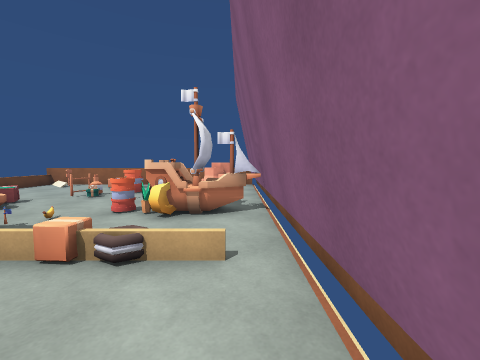
view 1 (above)

12 first-person views from a walk through a Unity game level. The camera is 1.3 m above the floor, tilts 4° down and sees 90° across. The floor is counted in squares, 1 m on a side. Each view is taken from the middle of a square. On the plan, view 1 faces up. The plan holds only what a view shows up to about 12 squares ahead; the rest is blank. Some surface patterns are stand-ins.

view 2
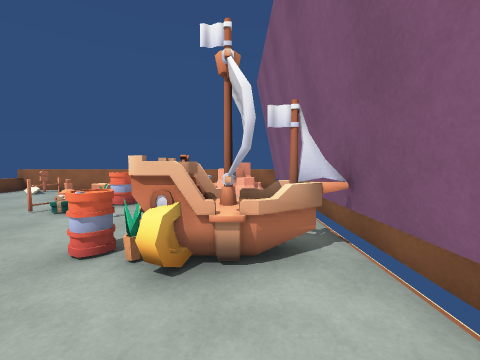

view 3
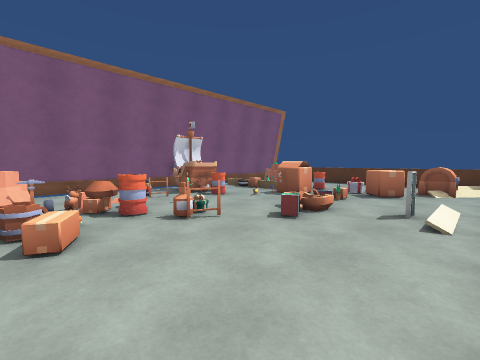

view 4
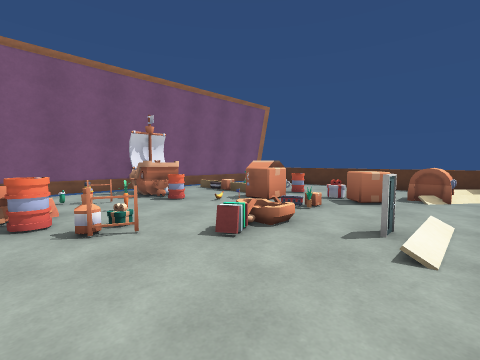

view 5
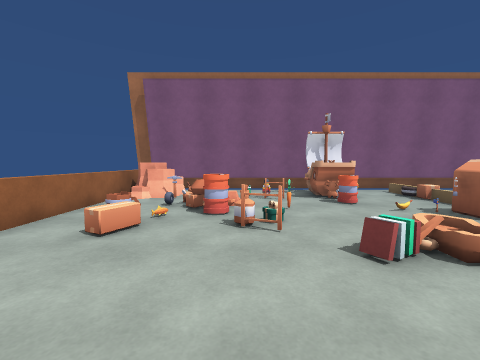

view 6
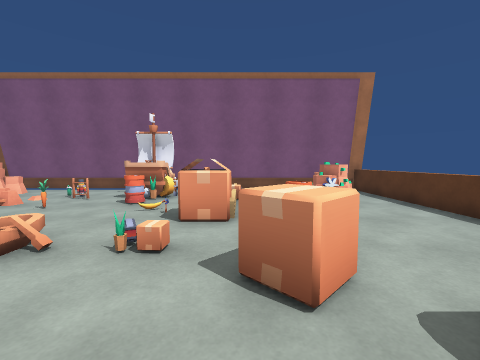

view 7
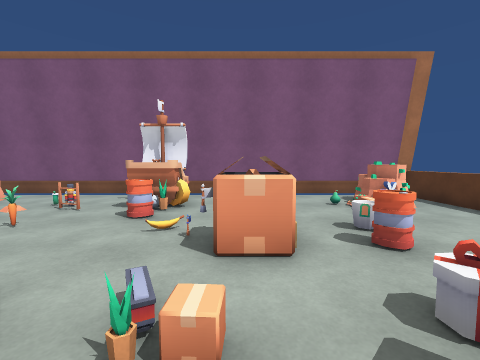

view 8
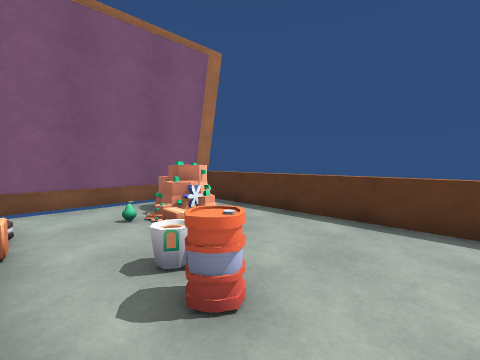

view 9
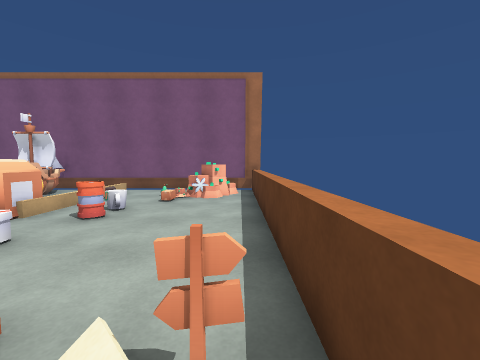

view 10
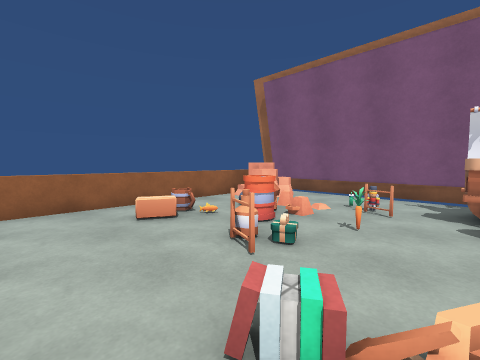

view 11
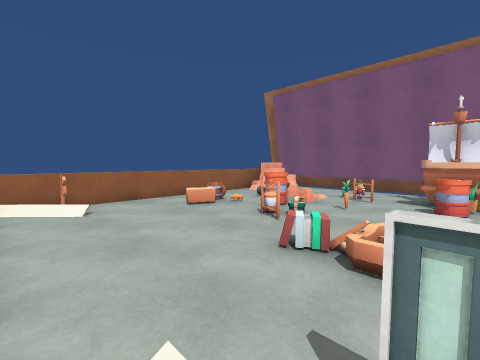

view 12
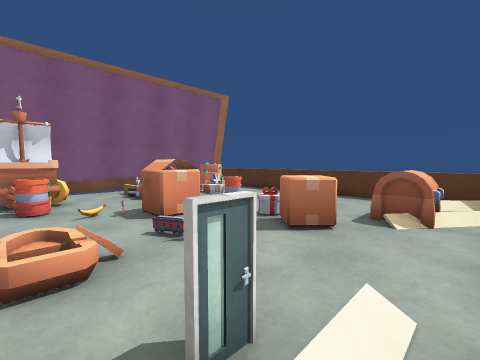

### Floor plan
Key: @ floor where view 1 was taken; # wall or solid block; x gap in a wall; . floor; = window, fence, low wall or low ledge; ^ raised ledge; O other object.
Columns run from 12 left of view 1 to 1 right of it. Each row starts with its distance up from view 1.
 15 #=#=======####
 14  .O.......OO #
 13  .....O...OO.#
 12  ....... =O..#
 11  ......OOO ..#
 10  .....OO.....#
  9  .......=.O..#
  8  ............#
  7  ...OO...OOOO#
  6  .=......OOOO#
  5  ...O..=O....#
  4  .....OO.....#
  3  ...O..O.....#
  2  ..OOO.O.....#
  1  .OO...O.....#
  0  xOO......=^@#
 -1   ........#^##
 -2  .O.........##
 -3  =#=========##

Where each view was taken, in squares from view 1:
view 1: 0 up, 0 right, facing up
view 2: 3 up, 1 left, facing up
view 3: 13 up, 11 left, facing down-right
view 4: 11 up, 11 left, facing down-right
view 5: 10 up, 11 left, facing right
view 6: 3 up, 11 left, facing right
view 7: 4 up, 9 left, facing right
view 8: 3 up, 7 left, facing down-right
view 9: 2 down, 11 left, facing right
view 10: 7 up, 9 left, facing up-right
view 11: 6 up, 11 left, facing up-right
view 12: 7 up, 11 left, facing down-right
